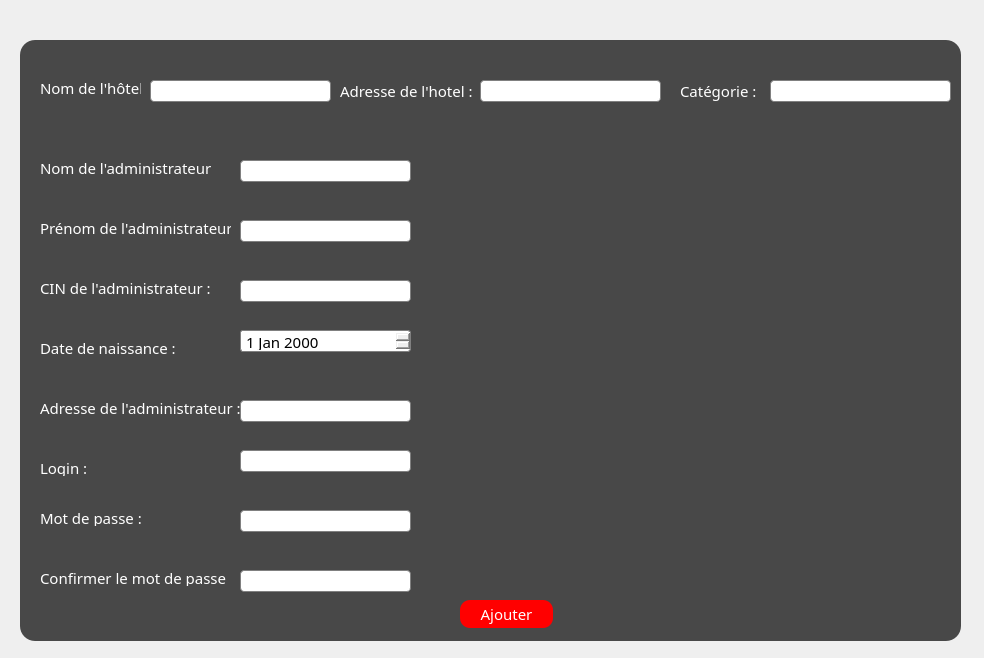
<?xml version="1.0" encoding="UTF-8"?>
<ui version="4.0">
 <class>AjoutHotel</class>
 <widget class="QDialog" name="AjoutHotel">
  <property name="geometry">
   <rect>
    <x>0</x>
    <y>0</y>
    <width>984</width>
    <height>658</height>
   </rect>
  </property>
  <property name="windowTitle">
   <string>Hotel</string>
  </property>
  <property name="windowIcon">
   <iconset resource="image.qrc">
    <normaloff>:/projetimages/projetimages/e.png</normaloff>:/projetimages/projetimages/e.png</iconset>
  </property>
  <property name="styleSheet">
   <string notr="true">
QDateEdit {
    border: 1px solid gray;
    border-radius: 3px;
    padding: 1px 18px 1px 3px;
    min-width: 6em;
}
QLineEdit
{

    border: 1px solid gray;
    border-radius: 4px;
    padding: 1px 18px 1px 3px;
    min-width: 6em;
}
QDialog#AjoutHotel
{background-image: url(:/projetimages/projetimages/a.jpg);

}
*{
font-family:centry gothlic ;
font-size:15px;
}
QWidget#widget
{

	background:rgba(0,0,0,0.7);
border-radius:15px;
}




#label{
color:white;
background:transparent;

}

#label_2
{
color:white;
background:transparent;

}


#label_3{
color:white;
background:transparent;

}

#label_4{
color:white;
background:transparent;

}

#label_5{
color:white;
background:transparent;

}

#label_6{
color:white;
background:transparent;

}

#label_7{
color:white;
background:transparent;

}

#label_8{
color:white;
background:transparent;

}
#label_9{
color:white;
background:transparent;

}#label_10{
color:white;
background:transparent;

}#label_11{
color:white;
background:transparent;

}
QPushButton
 {
     background-color: red;

     border-radius: 10px;

 }

QPushButton
{
color:white;

border-raduis:15px;
}
QPushButton:hover{

color: white;
border-radius:15px;
background:rgb(255, 85, 127);
}
</string>
  </property>
  <widget class="QWidget" name="widget" native="true">
   <property name="geometry">
    <rect>
     <x>20</x>
     <y>40</y>
     <width>941</width>
     <height>601</height>
    </rect>
   </property>
   <widget class="QLineEdit" name="prenomadmin_txt">
    <property name="geometry">
     <rect>
      <x>220</x>
      <y>180</y>
      <width>171</width>
      <height>22</height>
     </rect>
    </property>
   </widget>
   <widget class="QLineEdit" name="nomhotel_txt">
    <property name="geometry">
     <rect>
      <x>130</x>
      <y>40</y>
      <width>181</width>
      <height>22</height>
     </rect>
    </property>
   </widget>
   <widget class="QLabel" name="label_11">
    <property name="geometry">
     <rect>
      <x>20</x>
      <y>530</y>
      <width>191</width>
      <height>16</height>
     </rect>
    </property>
    <property name="text">
     <string>Confirmer le mot de passe :</string>
    </property>
   </widget>
   <widget class="QLabel" name="label_3">
    <property name="geometry">
     <rect>
      <x>660</x>
      <y>40</y>
      <width>101</width>
      <height>21</height>
     </rect>
    </property>
    <property name="text">
     <string>Catégorie :</string>
    </property>
   </widget>
   <widget class="QLineEdit" name="nomadmin_txt">
    <property name="geometry">
     <rect>
      <x>220</x>
      <y>120</y>
      <width>171</width>
      <height>22</height>
     </rect>
    </property>
   </widget>
   <widget class="QLineEdit" name="cinadmin_txt">
    <property name="geometry">
     <rect>
      <x>220</x>
      <y>240</y>
      <width>171</width>
      <height>22</height>
     </rect>
    </property>
   </widget>
   <widget class="QLineEdit" name="categoriehotel_txt">
    <property name="geometry">
     <rect>
      <x>750</x>
      <y>40</y>
      <width>181</width>
      <height>22</height>
     </rect>
    </property>
   </widget>
   <widget class="QLabel" name="label_10">
    <property name="geometry">
     <rect>
      <x>20</x>
      <y>470</y>
      <width>101</width>
      <height>16</height>
     </rect>
    </property>
    <property name="text">
     <string>Mot de passe :</string>
    </property>
   </widget>
   <widget class="QLabel" name="label_6">
    <property name="geometry">
     <rect>
      <x>20</x>
      <y>240</y>
      <width>181</width>
      <height>16</height>
     </rect>
    </property>
    <property name="text">
     <string>CIN de l'administrateur :</string>
    </property>
   </widget>
   <widget class="QLineEdit" name="mdpadmin1_txt">
    <property name="geometry">
     <rect>
      <x>220</x>
      <y>470</y>
      <width>171</width>
      <height>22</height>
     </rect>
    </property>
    <property name="echoMode">
     <enum>QLineEdit::Password</enum>
    </property>
   </widget>
   <widget class="QLabel" name="label_4">
    <property name="geometry">
     <rect>
      <x>20</x>
      <y>120</y>
      <width>171</width>
      <height>16</height>
     </rect>
    </property>
    <property name="text">
     <string>Nom de l'administrateur :</string>
    </property>
   </widget>
   <widget class="QLineEdit" name="loginadmin_txt">
    <property name="geometry">
     <rect>
      <x>220</x>
      <y>410</y>
      <width>171</width>
      <height>22</height>
     </rect>
    </property>
   </widget>
   <widget class="QDateEdit" name="datenaissance_txt">
    <property name="geometry">
     <rect>
      <x>220</x>
      <y>290</y>
      <width>171</width>
      <height>22</height>
     </rect>
    </property>
   </widget>
   <widget class="QLabel" name="label_7">
    <property name="geometry">
     <rect>
      <x>20</x>
      <y>360</y>
      <width>201</width>
      <height>16</height>
     </rect>
    </property>
    <property name="text">
     <string>Adresse de l'administrateur :</string>
    </property>
   </widget>
   <widget class="QLabel" name="label_5">
    <property name="geometry">
     <rect>
      <x>20</x>
      <y>180</y>
      <width>191</width>
      <height>16</height>
     </rect>
    </property>
    <property name="text">
     <string>Prénom de l'administrateur :</string>
    </property>
   </widget>
   <widget class="QLabel" name="label_8">
    <property name="geometry">
     <rect>
      <x>20</x>
      <y>300</y>
      <width>171</width>
      <height>16</height>
     </rect>
    </property>
    <property name="text">
     <string>Date de naissance :</string>
    </property>
   </widget>
   <widget class="QLineEdit" name="mdpadmin2_txt">
    <property name="geometry">
     <rect>
      <x>220</x>
      <y>530</y>
      <width>171</width>
      <height>22</height>
     </rect>
    </property>
    <property name="echoMode">
     <enum>QLineEdit::Password</enum>
    </property>
   </widget>
   <widget class="QLineEdit" name="adressehotel_txt">
    <property name="geometry">
     <rect>
      <x>460</x>
      <y>40</y>
      <width>181</width>
      <height>22</height>
     </rect>
    </property>
   </widget>
   <widget class="QLabel" name="label">
    <property name="geometry">
     <rect>
      <x>20</x>
      <y>40</y>
      <width>101</width>
      <height>16</height>
     </rect>
    </property>
    <property name="text">
     <string>Nom de l'hôtel :</string>
    </property>
   </widget>
   <widget class="QLineEdit" name="adresseadmin_txt">
    <property name="geometry">
     <rect>
      <x>220</x>
      <y>360</y>
      <width>171</width>
      <height>22</height>
     </rect>
    </property>
   </widget>
   <widget class="QLabel" name="label_2">
    <property name="geometry">
     <rect>
      <x>320</x>
      <y>40</y>
      <width>141</width>
      <height>21</height>
     </rect>
    </property>
    <property name="text">
     <string>Adresse de l'hotel :</string>
    </property>
   </widget>
   <widget class="QLabel" name="label_9">
    <property name="geometry">
     <rect>
      <x>20</x>
      <y>420</y>
      <width>55</width>
      <height>16</height>
     </rect>
    </property>
    <property name="text">
     <string>Login :</string>
    </property>
   </widget>
   <widget class="QLabel" name="label_12">
    <property name="geometry">
     <rect>
      <x>470</x>
      <y>110</y>
      <width>401</width>
      <height>331</height>
     </rect>
    </property>
    <property name="styleSheet">
     <string notr="true">image: url(:/projetimages/projetimages/e.png);</string>
    </property>
    <property name="text">
     <string/>
    </property>
   </widget>
   <widget class="QPushButton" name="ajouterhotel2_btn">
    <property name="geometry">
     <rect>
      <x>440</x>
      <y>560</y>
      <width>93</width>
      <height>28</height>
     </rect>
    </property>
    <property name="text">
     <string>Ajouter</string>
    </property>
   </widget>
  </widget>
 </widget>
 <resources>
  <include location="image.qrc"/>
 </resources>
 <connections/>
</ui>
